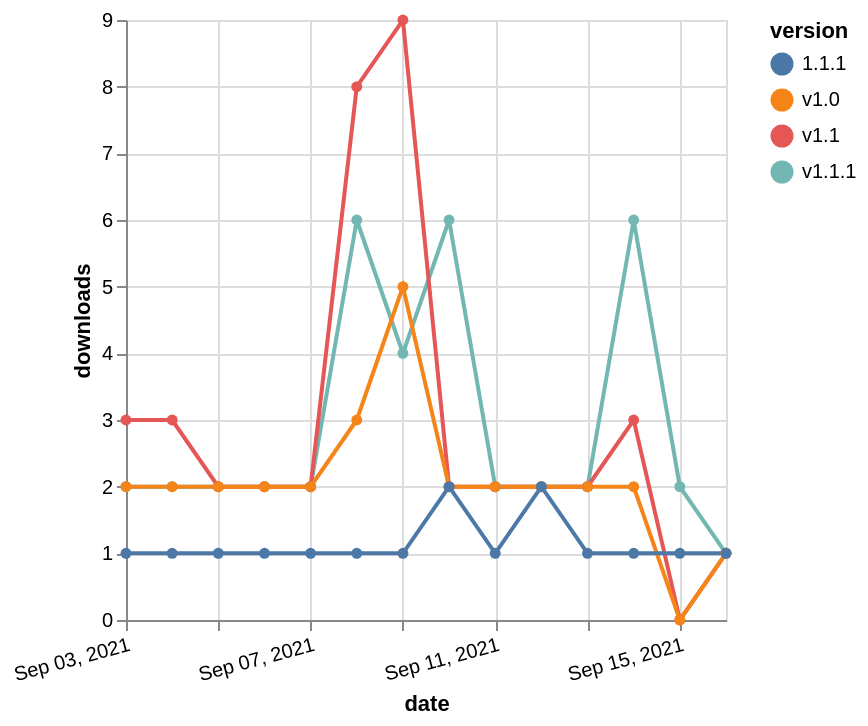

Describe this chart as a Vega-Lite specification.
### Vega-Lite specification from a JSON file in a GitHub repository (floating-point values rounded to 4 significant figures)
{"$schema": "https://vega.github.io/schema/vega-lite/v5.json", "description": "A simple bar chart with embedded data.", "data": {"values": [{"date": "2021-09-03", "total": 3810, "delta": 2, "version": "v1.1.1"}, {"date": "2021-09-04", "total": 3812, "delta": 2, "version": "v1.1.1"}, {"date": "2021-09-05", "total": 3814, "delta": 2, "version": "v1.1.1"}, {"date": "2021-09-06", "total": 3816, "delta": 2, "version": "v1.1.1"}, {"date": "2021-09-07", "total": 3818, "delta": 2, "version": "v1.1.1"}, {"date": "2021-09-08", "total": 3824, "delta": 6, "version": "v1.1.1"}, {"date": "2021-09-09", "total": 3828, "delta": 4, "version": "v1.1.1"}, {"date": "2021-09-10", "total": 3834, "delta": 6, "version": "v1.1.1"}, {"date": "2021-09-11", "total": 3836, "delta": 2, "version": "v1.1.1"}, {"date": "2021-09-12", "total": 3838, "delta": 2, "version": "v1.1.1"}, {"date": "2021-09-13", "total": 3840, "delta": 2, "version": "v1.1.1"}, {"date": "2021-09-14", "total": 3846, "delta": 6, "version": "v1.1.1"}, {"date": "2021-09-15", "total": 3848, "delta": 2, "version": "v1.1.1"}, {"date": "2021-09-16", "total": 3849, "delta": 1, "version": "v1.1.1"}, {"date": "2021-09-03", "total": 5528, "delta": 3, "version": "v1.1"}, {"date": "2021-09-04", "total": 5531, "delta": 3, "version": "v1.1"}, {"date": "2021-09-05", "total": 5533, "delta": 2, "version": "v1.1"}, {"date": "2021-09-06", "total": 5535, "delta": 2, "version": "v1.1"}, {"date": "2021-09-07", "total": 5537, "delta": 2, "version": "v1.1"}, {"date": "2021-09-08", "total": 5545, "delta": 8, "version": "v1.1"}, {"date": "2021-09-09", "total": 5554, "delta": 9, "version": "v1.1"}, {"date": "2021-09-10", "total": 5556, "delta": 2, "version": "v1.1"}, {"date": "2021-09-11", "total": 5558, "delta": 2, "version": "v1.1"}, {"date": "2021-09-12", "total": 5560, "delta": 2, "version": "v1.1"}, {"date": "2021-09-13", "total": 5562, "delta": 2, "version": "v1.1"}, {"date": "2021-09-14", "total": 5565, "delta": 3, "version": "v1.1"}, {"date": "2021-09-15", "total": 5565, "delta": 0, "version": "v1.1"}, {"date": "2021-09-16", "total": 5566, "delta": 1, "version": "v1.1"}, {"date": "2021-09-03", "total": 3354, "delta": 2, "version": "v1.0"}, {"date": "2021-09-04", "total": 3356, "delta": 2, "version": "v1.0"}, {"date": "2021-09-05", "total": 3358, "delta": 2, "version": "v1.0"}, {"date": "2021-09-06", "total": 3360, "delta": 2, "version": "v1.0"}, {"date": "2021-09-07", "total": 3362, "delta": 2, "version": "v1.0"}, {"date": "2021-09-08", "total": 3365, "delta": 3, "version": "v1.0"}, {"date": "2021-09-09", "total": 3370, "delta": 5, "version": "v1.0"}, {"date": "2021-09-10", "total": 3372, "delta": 2, "version": "v1.0"}, {"date": "2021-09-11", "total": 3374, "delta": 2, "version": "v1.0"}, {"date": "2021-09-12", "total": 3376, "delta": 2, "version": "v1.0"}, {"date": "2021-09-13", "total": 3378, "delta": 2, "version": "v1.0"}, {"date": "2021-09-14", "total": 3380, "delta": 2, "version": "v1.0"}, {"date": "2021-09-15", "total": 3380, "delta": 0, "version": "v1.0"}, {"date": "2021-09-16", "total": 3381, "delta": 1, "version": "v1.0"}, {"date": "2021-09-03", "total": 168, "delta": 1, "version": "1.1.1"}, {"date": "2021-09-04", "total": 169, "delta": 1, "version": "1.1.1"}, {"date": "2021-09-05", "total": 170, "delta": 1, "version": "1.1.1"}, {"date": "2021-09-06", "total": 171, "delta": 1, "version": "1.1.1"}, {"date": "2021-09-07", "total": 172, "delta": 1, "version": "1.1.1"}, {"date": "2021-09-08", "total": 173, "delta": 1, "version": "1.1.1"}, {"date": "2021-09-09", "total": 174, "delta": 1, "version": "1.1.1"}, {"date": "2021-09-10", "total": 176, "delta": 2, "version": "1.1.1"}, {"date": "2021-09-11", "total": 177, "delta": 1, "version": "1.1.1"}, {"date": "2021-09-12", "total": 179, "delta": 2, "version": "1.1.1"}, {"date": "2021-09-13", "total": 180, "delta": 1, "version": "1.1.1"}, {"date": "2021-09-14", "total": 181, "delta": 1, "version": "1.1.1"}, {"date": "2021-09-15", "total": 182, "delta": 1, "version": "1.1.1"}, {"date": "2021-09-16", "total": 183, "delta": 1, "version": "1.1.1"}]}, "width": "container", "mark": {"type": "line", "point": {"filled": true}}, "encoding": {"x": {"field": "date", "type": "temporal", "timeUnit": "yearmonthdate", "title": "date", "axis": {"labelAngle": -15}}, "y": {"field": "delta", "type": "quantitative", "title": "downloads"}, "color": {"field": "version", "type": "nominal"}, "tooltip": {"field": "delta"}}}
